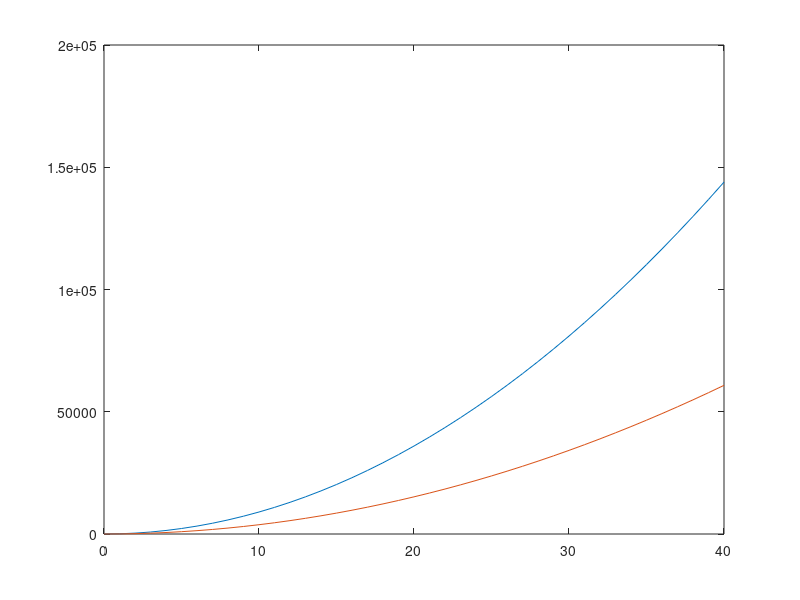

Here is the MATLAB script that generated this plot: (Note: this script raises an error after producing the figure.)
%% Computation of the power of a kite
close all; clear; clc;

%% variables

A = 1000; % m^2, kite area
vmax = 75; % km/h, max wind speed
vbat = 35; % km/h, cruising boat speed
rho = 1.228; % kg/m^3, air density at sea level
m = 440; % kg, kite mass
AR = 4.5; % - , aspect ratio
AOA = 20; % deg, angle of attack

g = 9.81; % m/s^2

v = vbat:1:vmax

% convert to right units

AOA = deg2rad(AOA);

vrel_kmh = v-vbat;

vrel = vrel_kmh/3.6

%% compute lift and drag coefficients
Cl0 = @(AOA) 2*pi.*AOA;
Cl = @(AOA) Cl0(AOA)./(1 + Cl0(AOA)/(pi*AR));

Cd0 = @(AOA) 1.28.*sin(AOA);
Cd = @(AOA) Cd0(AOA) + Cl(AOA).^2/(0.7*pi*AR);

%% compute forces

% lift
getL = @(vrel, AOA) Cl(AOA)*A*rho.*vrel.^2/2; % N
L = getL(vrel, AOA);
disp(['Maximum lift: ' num2str(L(end), 2) ' N'])

% poids de la voile
Ft = m*g;

% drag
getD = @(vrel, AOA) Cd(AOA)*A*rho.*vrel.^2/2; % N
D = getD(vrel, AOA);
disp(['Maximum drag: ' num2str(D(end), 2) ' N'])

% plot
figure();
plot(vrel_kmh, L); hold on;
plot(vrel_kmh, D);
yline(Ft);
hold off;
xlabel('Relative wind speed [km/h]');
ylabel('Force [N]');
legend('lift', 'drag', 'kite weight', 'Location', 'northwest');
grid on;

%% max kite power

getP = @(vrel, AOA) 1/2*rho*Cl(AOA)*(Cl(AOA)/Cd(AOA))^2.*vrel.^3; % W

P = getP(vrel_kmh, AOA);

disp(['Maximum power: ' num2str(P(end)/1e6, 2) ' MW'])

%% influence of angle of attack
v = vmax;

AOAdeg = 0:1:45; % deg, test various angles
AOA = deg2rad(AOAdeg);
